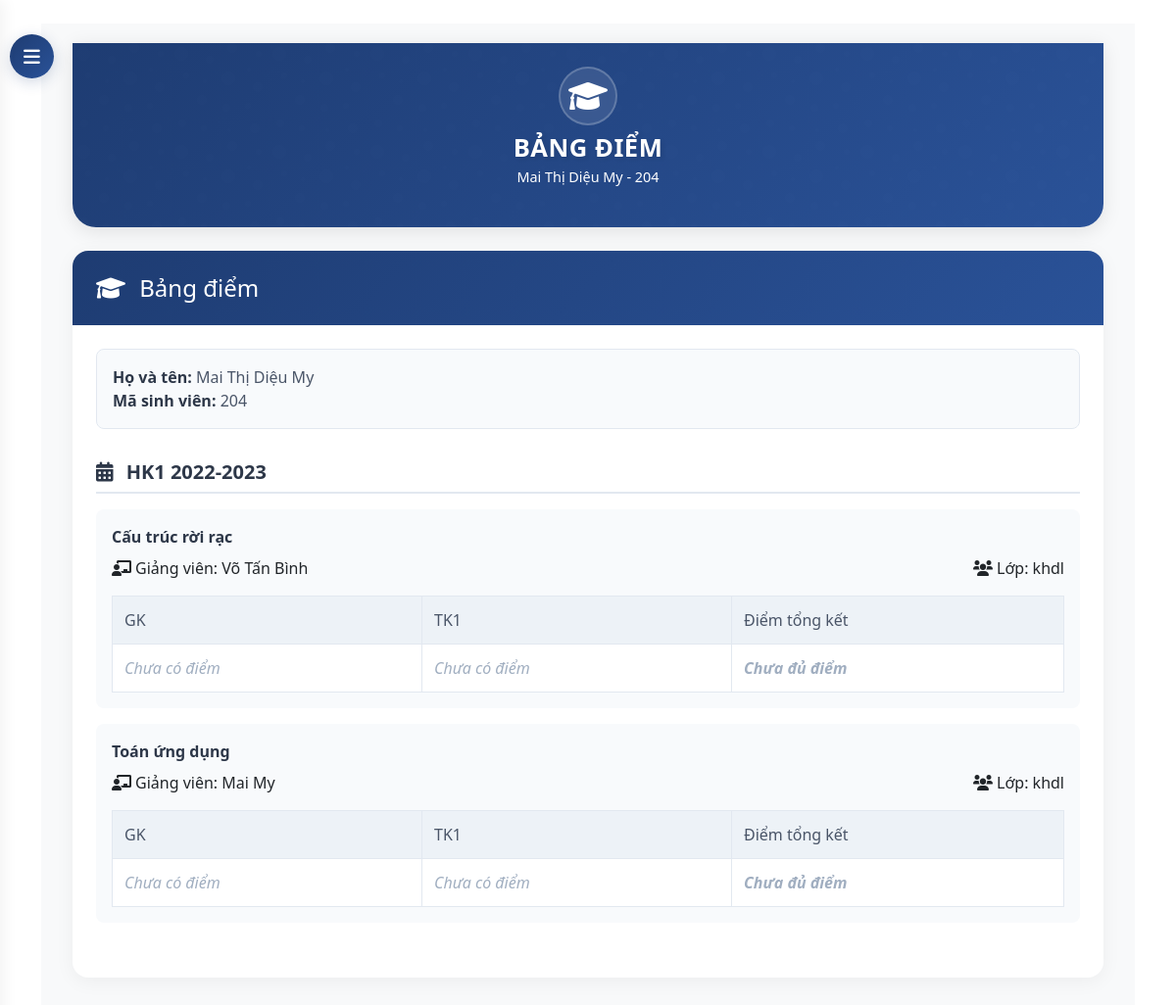
The app's page /student/grades/ (signed in) with its own data.
### core/models.py (models this page shows, shortened)
class Student(models.Model):
    student_id = models.CharField(max_length=20, unique=True)
    name = models.CharField(max_length=100)
    classroom = models.ForeignKey(ClassRoom, on_delete=models.CASCADE, null=True, blank=True)
    phone = models.CharField(max_length=15, blank=True, null=True)
    user = models.OneToOneField(User, on_delete=models.SET_NULL, null=True, blank=True)

class Semester(models.Model):
    name = models.CharField(max_length=50)  # e.g., "HK1 2022-2023"
    start_date = models.DateField()
    end_date = models.DateField()
    is_active = models.BooleanField(default=True)

class Subject(models.Model):
    name = models.CharField(max_length=100)

class Teacher(models.Model):
    user = models.OneToOneField(User, on_delete=models.CASCADE)
    phone = models.CharField(max_length=15, blank=True, null=True)
    date_of_birth = models.DateField(blank=True, null=True)
    address = models.TextField(blank=True, null=True)
    is_active = models.BooleanField(default=True)

class ClassRoom(models.Model):
    class_code = models.CharField(max_length=10)
    name = models.CharField(max_length=100)

class GradeType(models.Model):
    name = models.CharField(max_length=50)  # e.g., "Điểm miệng", "Điểm 15p", "Điểm thi"

### core/views.py (the view, shortened to what this page needs)
# urls.py: path('student/grades/', views.student_grades, name='student_grades'),
@login_required
def student_grades(request):
    if not hasattr(request.user, 'student'):
        raise PermissionDenied
    student = request.user.student
    teacher_assignments = TeacherAssignment.objects.filter(
        classroom__student=student
    ).select_related(
        'subject',
        'semester',
        'teacher',
        'classroom'
    ).order_by(
        'semester__name',
        'subject__name'
    )
    grade_types = GradeType.objects.all().order_by('name')
    grades = Grade.objects.filter(
        student=student
    ).select_related(
        'teacher_assignment',
        'grade_type'
    )
    grade_dict = {}
    for grade in grades:
        assignment_id = grade.teacher_assignment_id
        if assignment_id not in grade_dict:
            grade_dict[assignment_id] = {}
        grade_dict[assignment_id][grade.grade_type_id] = grade
    grouped_subjects = {}
    for assignment in teacher_assignments:
        semester = assignment.semester
        if semester not in grouped_subjects:
            grouped_subjects[semester] = []
        subject_grades = []
        total_grade = 0
        grade_count = 0
        for grade_type in grade_types:
            grade = grade_dict.get(assignment.id, {}).get(grade_type.id)
            if grade and grade.value is not None:
                total_grade += grade.value
                grade_count += 1
            subject_grades.append({
                'type': grade_type.name,
                'value': grade.value if grade else None,
                'updated_at': grade.updated_at if grade else None
            })
        final_grade = round(total_grade / grade_count, 1) if grade_count > 0 else None
        letter_grade = None
        grouped_subjects[semester].append({
            'subject': assignment.subject,
            'teacher': assignment.teacher,
            'classroom': assignment.classroom,
            'grades': subject_grades,
            'final_grade': final_grade,
            'letter_grade': letter_grade
        })
    context = {
        'student': student,
        'grouped_subjects': grouped_subjects,
        'grade_types': grade_types
    }
    return render(request, 'core/student/grades.html', context)

### templates/core/student/grades.html (shortened to what this page needs)
{% extends "base.html" %}
{% block content %}
<button id="sidebarCollapse">
    <i class="fas fa-bars"></i>
</button>
<div id="content">
    <div class="container-fluid">
        <div class="hero-section">
            <div class="container">
                <div class="row justify-content-center text-center">
                    <div class="col-md-8">
                        <div class="hero-icon">
                            <i class="fas fa-graduation-cap"></i>
                        </div>
                        <h1 class="hero-title">BẢNG ĐIỂM</h1>
                        <p class="hero-subtitle">{{ student.name }} - {{ student.student_id }}</p>
                    </div>
                </div>
            </div>
        </div>
        <div class="grade-card">
            <div class="grade-card-header">
                <h4 class="mb-0">
                    <i class="fas fa-graduation-cap me-2"></i>
                    Bảng điểm
                </h4>
            </div>
            <div class="grade-card-body">
                <div class="student-info">
                    <p><strong>Họ và tên:</strong> {{ student.name }}</p>
                    <p><strong>Mã sinh viên:</strong> {{ student.student_id }}</p>
                </div>
                {% if grouped_subjects %}
                    {% for semester, subjects in grouped_subjects.items %}
                    <div class="semester-section">
                        <h5 class="semester-header">
                            <i class="fas fa-calendar-alt me-2"></i>
                            {{ semester.name }}
                        </h5>
                        {% for subject_data in subjects %}
                        <div class="subject-card">
                            <div class="subject-name">{{ subject_data.subject.name }}</div>
                            <div class="subject-info">
                                <div class="info-item">
                                    <i class="fas fa-chalkboard-teacher me-1"></i>
                                    Giảng viên: {{ subject_data.teacher.user.get_full_name }}
                                </div>
                                <div class="info-item">
                                    <i class="fas fa-users me-1"></i>
                                    Lớp: {{ subject_data.classroom.name }}
                                </div>
                            </div>
                            <div class="table-responsive">
                                <table class="grade-table">
                                    <thead>
                                        <tr>
                                            {% for grade_type in grade_types %}
                                                <th>{{ grade_type.name }}</th>
                                            {% endfor %}
                                            <th class="final-grade">Điểm tổng kết</th>
                                        </tr>
                                    </thead>
                                    <tbody>
                                        <tr>
                                            {% for grade in subject_data.grades %}
                                                <td>
                                                    {% if grade.value is not None %}
                                                        <div class="grade-value">{{ grade.value }}</div>
                                                        {% if grade.updated_at %}
                                                            <div class="grade-date">
                                                                Cập nhật: {{ grade.updated_at|date:"d/m/Y H:i" }}
                                                            </div>
                                                        {% endif %}
                                                    {% else %}
                                                        <div class="grade-pending">Chưa có điểm</div>
                                                    {% endif %}
                                                </td>
                                            {% endfor %}
                                            <td class="final-grade">
                                                {% if subject_data.final_grade is not None %}
                                                    <div class="grade-value">
                                                        {{ subject_data.final_grade }}
                                                        <span class="letter-grade grade-{{ subject_data.letter_grade }}">({{ subject_data.letter_grade }})</span>
                                                    </div>
                                                {% else %}
                                                    <div class="grade-pending">Chưa đủ điểm</div>
                                                {% endif %}
                                            </td>
                                        </tr>
                                    </tbody>
                                </table>
                            </div>
                        </div>
                        {% endfor %}
                    </div>
                    {% endfor %}
                {% else %}
                    <div class="empty-state">
                        <i class="fas fa-book"></i>
                        <p>Bạn chưa tham gia lớp học nào.</p>
                    </div>
                {% endif %}
            </div>
        </div>
    </div>
</div>
{% endblock %}

### templates/base.html (style rules this page uses)
:root { --navbar-bg: #0d47a1; --navbar-hover: rgba(255, 255, 255, 0.1); }

### templates/core/student/grades.html (style rules this page uses)
:root { --primary-gradient: linear-gradient(135deg, #1e3c72 0%, #2a5298 100%); --secondary-gradient: linear-gradient(135deg, #2193b0 0%, #6dd5ed 100%); --accent-gradient: linear-gradient(45deg, #ff6b6b, #ff8e8e); --success-gradient: linear-gradient(45deg, #2ecc71, #27ae60); --primary-color: #1e3c72; --text-light: rgba(255, 255, 255, 0.8); }
#sidebarCollapse { position: fixed; top: 35px; left: 10px; z-index: 999; border: none; background: var(--primary-gradient); color: white; padding: 12px 15px; border-radius: 50%; cursor: pointer; transition: all 0.3s; box-shadow: 0 4px 15px rgba(30, 60, 114, 0.2); width: 45px; height: 45px; display: flex; align-items: center; justify-content: center; }
#sidebarCollapse i { font-size: 1.2rem; transition: transform 0.3s ease; }
#content { transition: all 0.3s cubic-bezier(0.4, 0, 0.2, 1); margin-left: 0; padding: 20px; background: #f8f9fa; min-height: 100vh; }
.hero-section { background: var(--primary-gradient); color: white; padding: 1.5rem 0; margin-bottom: 1.5rem; border-radius: 0 0 1.5rem 1.5rem; box-shadow: 0 4px 20px rgba(0,0,0,0.1); position: relative; overflow: hidden; }
.hero-section::before { content: ''; position: absolute; top: 0; left: 0; right: 0; bottom: 0; opacity: 0.1; animation: slide 20s linear infinite; }
.hero-icon { font-size: 2rem; margin-bottom: 0.5rem; animation: float 3s ease-in-out infinite; background: rgba(255, 255, 255, 0.1); width: 60px; height: 60px; display: flex; align-items: center; justify-content: center; border-radius: 50%; margin: 0 auto 0.5rem; backdrop-filter: blur(5px); border: 2px solid rgba(255, 255, 255, 0.2); }
.hero-title { font-size: 1.6rem; font-weight: 700; margin-bottom: 0.2rem; text-shadow: 2px 2px 4px rgba(0,0,0,0.1); animation: fadeInUp 1s ease-out; letter-spacing: 0.5px; }
.hero-subtitle { font-size: 0.9rem; opacity: 0; animation: fadeInUp 1s ease-out forwards; animation-delay: 0.3s; font-weight: 300; }
.grade-card { background: white; border-radius: 1rem; box-shadow: 0 4px 20px rgba(0,0,0,0.05); margin-bottom: 2rem; overflow: hidden; }
.grade-card-header { background: linear-gradient(135deg, #1e3c72 0%, #2a5298 100%); color: white; padding: 1.5rem; font-weight: 600; }
.grade-card-body { padding: 1.5rem; }
.semester-section { margin-bottom: 2rem; }
.semester-header { font-size: 1.25rem; font-weight: 600; margin-bottom: 1rem; color: #2d3748; padding-bottom: 0.5rem; border-bottom: 2px solid #e2e8f0; }
.subject-card { background: #f8fafc; border-radius: 0.5rem; padding: 1rem; margin-bottom: 1rem; }
.subject-name { font-weight: 600; color: #2d3748; margin-bottom: 0.5rem; }
.grade-table { width: 100%; margin-top: 0.5rem; border-collapse: collapse; }
.grade-table th { background: #edf2f7; padding: 0.75rem; font-weight: 500; color: #4a5568; text-align: left; border: 1px solid #e2e8f0; }
.grade-table td { padding: 0.75rem; border: 1px solid #e2e8f0; background: white; }
.grade-pending { color: #a0aec0; font-style: italic; }
.student-info { margin-bottom: 2rem; padding: 1rem; background: #f8fafc; border-radius: 0.5rem; border: 1px solid #e2e8f0; }
.student-info p { margin: 0; color: #4a5568; }
.student-info strong { color: #2d3748; }
.subject-info { display: flex; justify-content: space-between; align-items: center; }
.info-item { display: flex; align-items: center; margin-bottom: 0.5rem; }
.info-item i { margin-right: 0.5rem; }
.final-grade { background: #ebf8ff; font-weight: 600; }

### records on screen
Student: name "Mai Thị Diệu My", student_id "204"
Semester: name "HK1 2022-2023"
Subject: subject.name "Cấu trúc rời rạc", teacher.user.get_full_name "Võ Tấn Bình", classroom.name "khdl"
GradeType: name "GK"
GradeType: name "TK1"
Subject: subject.name "Toán ứng dụng", teacher.user.get_full_name "Mai My", classroom.name "khdl"
